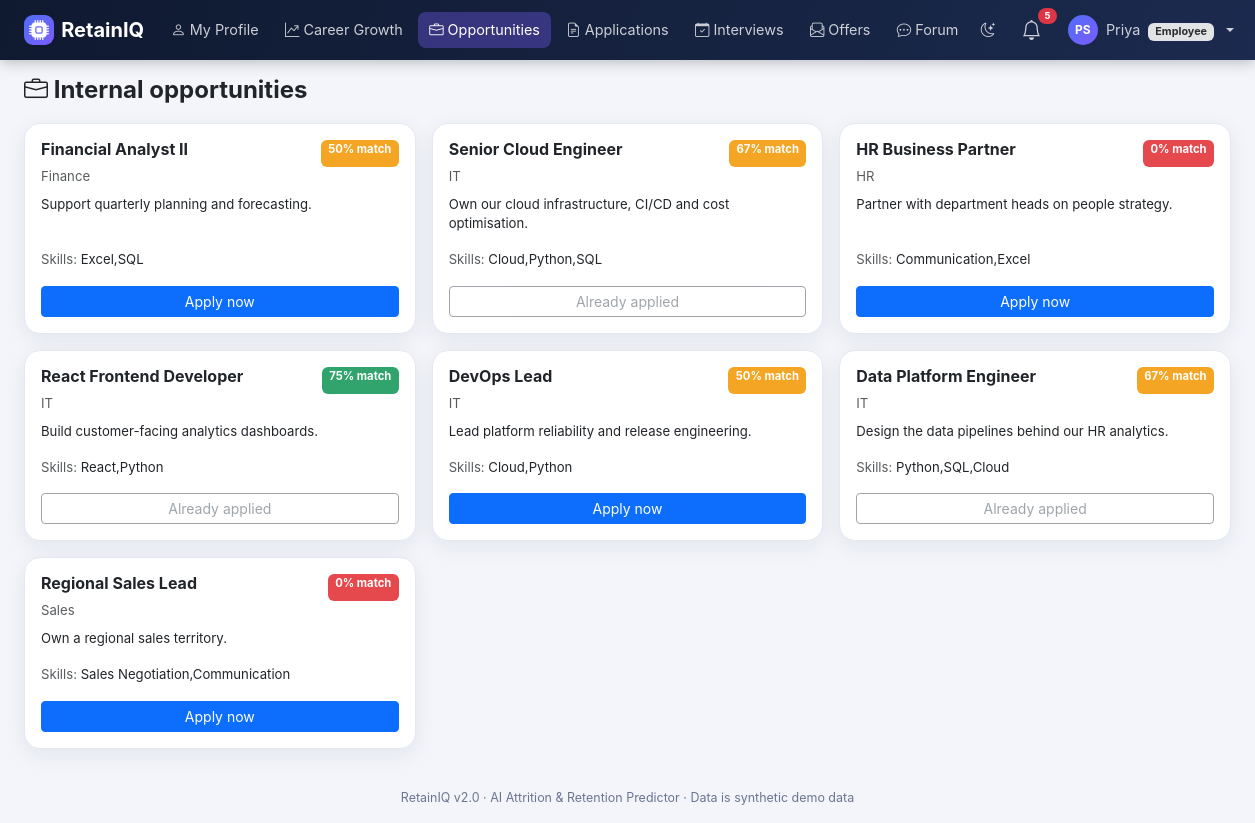
Page /employee/opportunities (signed in) on the committed database.
### models.py (models this page shows, shortened)
class User(db.Model, UserMixin):
    id = db.Column(db.Integer, primary_key=True)
    name = db.Column(db.String(120), nullable=False)
    email = db.Column(db.String(120), unique=True, nullable=False, index=True)
    password_hash = db.Column(db.String(255), nullable=False)
    role = db.Column(db.String(20), nullable=False)
    department_id = db.Column(db.Integer, db.ForeignKey("department.id"))
    manager_id = db.Column(db.Integer, db.ForeignKey("user.id"), nullable=True)
    is_active_flag = db.Column(db.Boolean, default=True)
    created_at = db.Column(db.DateTime, default=utcnow)
    last_login_at = db.Column(db.DateTime)
    failed_login_count = db.Column(db.Integer, default=0)
    locked_until = db.Column(db.DateTime)
    must_change_password = db.Column(db.Boolean, default=False)
    department = db.relationship("Department", backref="users")
    manager = db.relationship("User", remote_side=[id], backref="direct_reports")
    employee_profile = db.relationship("Employee", backref="user", uselist=False)
    @property
    def is_active(self):
        return bool(self.is_active_flag)
    @property
    def role_label(self):
        return ROLE_LABELS.get(self.role, self.role.replace("_", " ").title())
    @property
    def initials(self):
        parts = (self.name or "?").split()
        return (parts[0][0] + (parts[-1][0] if len(parts) > 1 else "")).upper()

class Opportunity(db.Model):
    id = db.Column(db.Integer, primary_key=True)
    title = db.Column(db.String(150))
    description = db.Column(db.Text)
    department_id = db.Column(db.Integer, db.ForeignKey("department.id"))
    required_skills = db.Column(db.String(255))
    posted_by = db.Column(db.Integer, db.ForeignKey("user.id"))
    is_internal = db.Column(db.Boolean, default=True)
    status = db.Column(db.String(20), default="open")
    created_at = db.Column(db.DateTime, default=utcnow)
    department = db.relationship("Department")

class Department(db.Model):
    id = db.Column(db.Integer, primary_key=True)
    name = db.Column(db.String(80), unique=True, nullable=False)

### routes/employee.py (the view)
@bp.route("/opportunities")
def opportunities():
    emp = _profile()
    skills = parse_skills(emp.skills if emp else "")
    jobs = Opportunity.query.filter_by(status="open").order_by(Opportunity.created_at.desc()).all()
    applied = {a.opportunity_id for a in Application.query.filter_by(applicant_id=current_user.id)}
    return render_template("employee/opportunities.html",
                           jobs=[(match_percent(j, skills), j) for j in jobs], applied=applied)

### routes/employee.py (called while the page is built)
@bp.before_request
@login_required
@roles_required("employee", "super_admin")
def guard():
    pass

def _required(job):
    return [s.strip() for s in (job.required_skills or "").split(",") if s.strip()]

def match_percent(job, skills):
    req = _required(job)
    if not req:
        return 0
    return round(100 * sum(WEIGHT.get(skills.get(s, "none"), 0) for s in req) / len(req))

def _profile():
    return current_user.employee_profile

### security.py (called while the page is built)
def csrf_token():
    if "_csrf" not in session:
        session["_csrf"] = secrets.token_urlsafe(32)
    return session["_csrf"]

def csrf_input():
    return Markup(f'<input type="hidden" name="csrf_token" value="{csrf_token()}">')

def has_permission(user, perm):
    from models import RolePermission
    if not getattr(user, "is_authenticated", False):
        return False
    if user.role == "super_admin":
        return True
    cache = g.setdefault("_perm_cache", {})
    if user.role not in cache:
        cache[user.role] = {rp.permission for rp in RolePermission.query.filter_by(role=user.role)}
    return perm in cache[user.role]

### utils.py (called while the page is built)
def roles_required(*roles):
    def decorator(fn):
        @wraps(fn)
        def wrapper(*args, **kwargs):
            if not current_user.is_authenticated:
                abort(401)
            if current_user.role not in roles:
                abort(403)
            return fn(*args, **kwargs)
        return wrapper
    return decorator

def parse_skills(skill_str):
    result = {}
    for part in (skill_str or "").split(","):
        part = part.strip()
        if not part:
            continue
        if ":" in part:
            k, v = part.split(":", 1)
            k, v = k.strip(), v.strip().lower()
            if k:
                result[k] = v if v in SKILL_LEVELS else "basic"
        else:
            result[part] = "basic"
    return result

### templates/employee/opportunities.html (shortened to what this page needs)
{% extends "base.html" %}
{% block content %}
<div class="page-head"><h4><i class="bi bi-briefcase"></i> Internal opportunities</h4></div>
<div class="row g-3">{% for pct, j in jobs %}<div class="col-md-6 col-xl-4"><div class="card-soft p-3 h-100 d-flex flex-column">
  <div class="d-flex justify-content-between"><h6 class="fw-bold">{{ j.title }}</h6><span class="badge" style="background:{{ '#30a46c' if pct>=70 else ('#f5a524' if pct>=40 else '#e5484d') }}">{{ pct }}% match</span></div>
  <div class="text-muted small mb-2">{{ j.department.name if j.department }}</div><p class="small flex-grow-1">{{ j.description }}</p>
  <div class="small mb-3"><span class="text-muted">Skills:</span> {{ j.required_skills }}</div>
  {% if j.id in applied %}<button class="btn btn-sm btn-outline-secondary" disabled>Already applied</button>{% else %}<form method="POST" action="{{ url_for('employee.apply', opp_id=j.id) }}">{{ csrf_input() }}<button class="btn btn-sm btn-primary w-100">Apply now</button></form>{% endif %}</div></div>
{% else %}<p class="text-muted">No open opportunities right now.</p>{% endfor %}</div>
{% endblock %}

### templates/base.html (shortened to what this page needs)
<!DOCTYPE html>
<html lang="en" data-bs-theme="light">
<head>
<link href="{{ url_for('static', filename='vendor/bootstrap/bootstrap.min.css') }}" rel="stylesheet">
<link href="{{ url_for('static', filename='vendor/bootstrap-icons/bootstrap-icons.min.css') }}" rel="stylesheet">
<link href="{{ url_for('static', filename='css/style.css') }}" rel="stylesheet">
</head>
<body>
{% if current_user.is_authenticated %}
<nav class="navbar navbar-expand-xl navbar-dark app-navbar sticky-top">
  <div class="container-fluid px-lg-4">
    <a class="navbar-brand fw-bold d-flex align-items-center" href="{{ url_for('auth.dashboard') }}">
      <span class="brand-mark"><i class="bi bi-cpu-fill"></i></span>RetainIQ
    </a>
    <div class="collapse navbar-collapse" id="navMain">
      <ul class="navbar-nav me-auto gap-xl-1">
        {% for it in nav_items %}
          {% if it.children %}
          <li class="nav-item dropdown">
            <a class="nav-link dropdown-toggle" href="#" role="button" data-bs-toggle="dropdown"><i class="bi bi-{{ it.icon }}"></i> {{ it.label }}</a>
            <ul class="dropdown-menu">
              {% for c in it.children %}<li><a class="dropdown-item" href="{{ url_for(c.endpoint) }}"><i class="bi bi-{{ c.icon }} me-1"></i> {{ c.label }}</a></li>{% endfor %}
            </ul>
          </li>
          {% else %}
          <li class="nav-item"><a class="nav-link {{ 'active' if request.endpoint == it.endpoint }}" href="{{ url_for(it.endpoint) }}"><i class="bi bi-{{ it.icon }}"></i> {{ it.label }}</a></li>
          {% endif %}
        {% endfor %}
      </ul>
      <ul class="navbar-nav align-items-xl-center gap-1">
        <li class="nav-item"><a class="nav-link" href="#" onclick="toggleTheme();return false;" title="Toggle dark mode"><i id="themeIcon" class="bi bi-moon-stars"></i></a></li>
        <li class="nav-item dropdown">
          <a class="nav-link position-relative" href="#" role="button" data-bs-toggle="dropdown" aria-label="Notifications">
            <i class="bi bi-bell fs-5"></i>
            {% if nav_unread_count %}<span class="badge rounded-pill bg-danger notif-badge">{{ nav_unread_count }}</span>{% endif %}
          </a>
        </li>
        <li class="nav-item dropdown">
          <a class="nav-link dropdown-toggle d-flex align-items-center gap-2" href="#" role="button" data-bs-toggle="dropdown">
            <span class="avatar">{{ current_user.initials }}</span>
            <span class="d-xl-inline">{{ current_user.name.split()[0] }} <span class="badge bg-secondary-subtle text-secondary-emphasis ms-1">{{ current_user.role_label }}</span></span>
          </a>
        </li>
      </ul>
    </div>
  </div>
</nav>
{% endif %}
<main class="container-fluid px-lg-4 py-3">
  {% block content %}{% endblock %}
</main>
<footer class="app-foot">RetainIQ v2.0 · AI Attrition &amp; Retention Predictor · Data is synthetic demo data</footer>
</body>
</html>

### static/css/style.css (style rules this page uses)
:root { --brand:#4f6ef7; --brand-2:#7c5cfc; --navy:#0f1930; --navy-2:#1b2a4e; --risk-high:#e5484d; --risk-medium:#f5a524; --risk-low:#30a46c; --surface:#ffffff; --soft:#f3f5fb; --line:#e4e8f2; --muted:#6b7590; --shadow:0 6px 22px rgba(15,25,48,.07); }
body { background:var(--soft);font-family:"Inter","Segoe UI",system-ui,-apple-system,Roboto,sans-serif;font-size:.94rem }
.app-navbar { background:linear-gradient(110deg,var(--navy),var(--navy-2));box-shadow:0 2px 14px rgba(0,0,0,.25) }
.app-navbar .nav-link { white-space:nowrap;color:rgba(255,255,255,.78)!important;border-radius:8px;padding:.45rem .7rem!important;font-size:.9rem }
.app-navbar .nav-link.active { color:#fff!important;background:rgba(124,92,252,.35) }
.brand-mark { display:inline-flex;width:30px;height:30px;border-radius:9px;align-items:center;justify-content:center; background:linear-gradient(135deg,var(--brand),var(--brand-2));color:#fff;margin-right:.45rem }
.avatar { width:30px;height:30px;border-radius:50%;background:linear-gradient(135deg,var(--brand),var(--brand-2)); color:#fff;display:inline-flex;align-items:center;justify-content:center;font-size:.75rem;font-weight:700 }
.notif-badge { position:absolute;top:0;right:-4px;font-size:.6rem }
.card-soft,.kpi-card,.risk-card { background:var(--surface);border:1px solid var(--line);border-radius:16px;box-shadow:var(--shadow) }
.page-head { display:flex;flex-wrap:wrap;align-items:center;justify-content:space-between;gap:.75rem;margin-bottom:1.1rem }
.page-head h4 { margin:0;font-weight:750 }
footer.app-foot { color:var(--muted);font-size:.78rem;text-align:center;padding:1.5rem 0 1rem }

### rows in the picture
User: is_active_flag True (drawn), initials "PS", name "Priya", role_label "Employee"
Opportunity: title "Financial Analyst II", pct "50", department "Finance", description "Support quarterly planning and forecasting.", required_skills "Excel,SQL"
Opportunity: title "Senior Cloud Engineer", pct "67", department "IT", description "Own our cloud infrastructure, CI/CD and cost optimisation.", required_skills "Cloud,Python,SQL", shows "Already applied"
Opportunity: title "HR Business Partner", pct "0", department "HR", description "Partner with department heads on people strategy.", required_skills "Communication,Excel"
Opportunity: title "React Frontend Developer", pct "75", department "IT", description "Build customer-facing analytics dashboards.", required_skills "React,Python", shows "Already applied"
Opportunity: title "DevOps Lead", pct "50", department "IT", description "Lead platform reliability and release engineering.", required_skills "Cloud,Python"
Opportunity: title "Data Platform Engineer", pct "67", department "IT", description "Design the data pipelines behind our HR analytics.", required_skills "Python,SQL,Cloud", shows "Already applied"
Opportunity: title "Regional Sales Lead", pct "0", department "Sales", description "Own a regional sales territory.", required_skills "Sales Negotiation,Communication"

### other values in the picture
{{ it.label }} "My Profile" "Career Growth" "Opportunities" "Applications" "Interviews" "Offers" "Forum"
{{ nav_unread_count }} "5"
